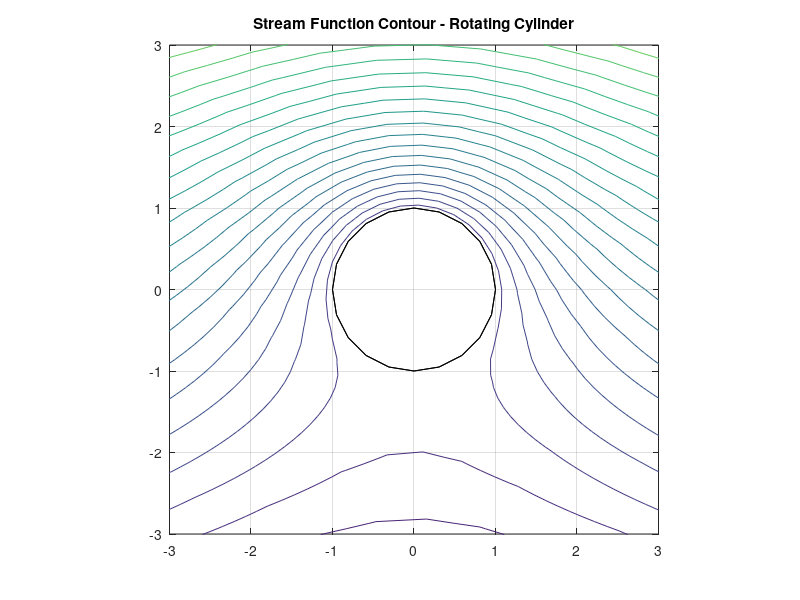
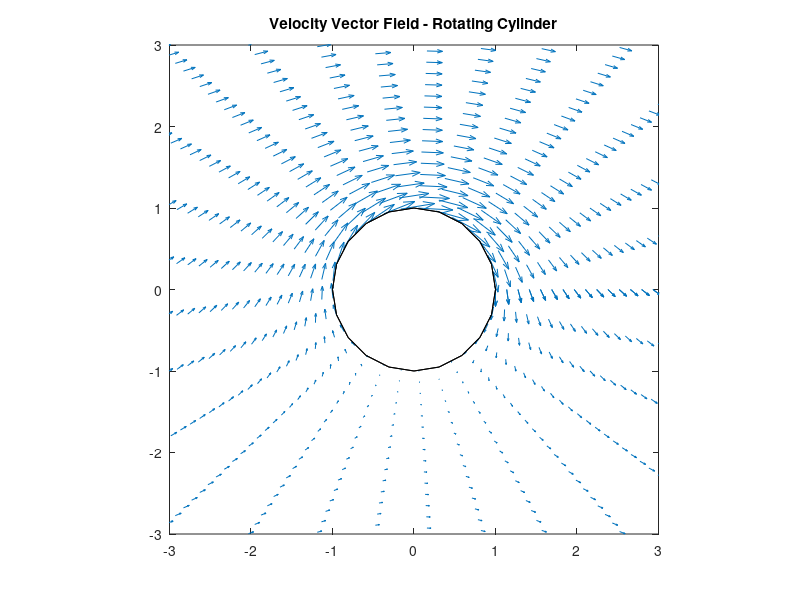
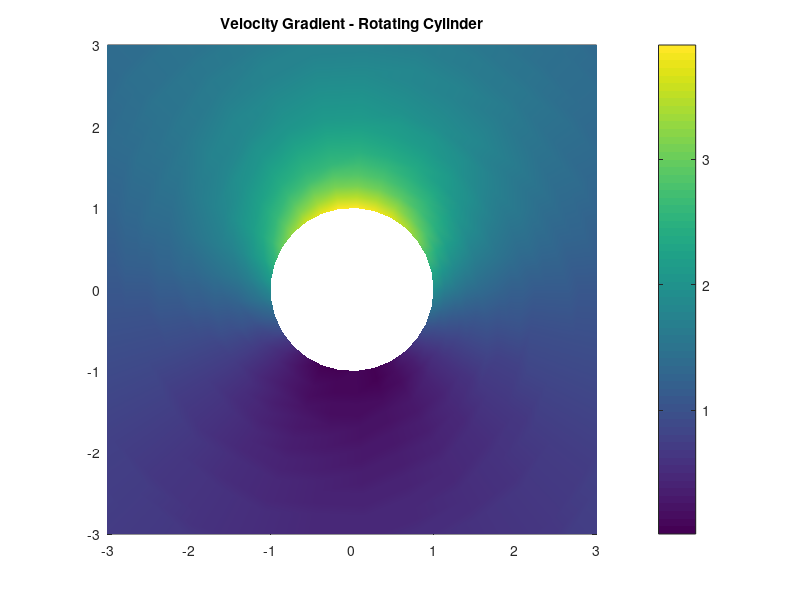
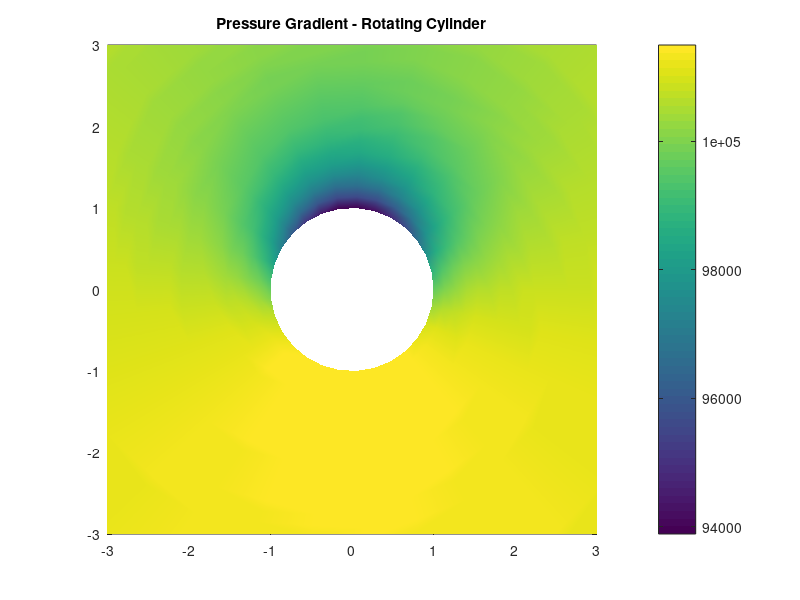

These figures' MATLAB source, in order:
% Clears and closes any information from previous runs
clear variables
close all

% Define all mathematical and physical parameters to be used

R = 1;                              % Radius of cylinder

U = 1;                              % Free stream velocity (m/s)

P = 101000;                         % Free stream pressure (Pa)

rho = 997;                          % Fluid density (kg/m^3)

Gamma = -12;                        % Circularity of flow

m = 30;                             % Increment of iteration

r = linspace(R, 5*R, m);            % Radial distance respective to center of cylinder

Theta = linspace(0,2*pi, m);        % Rotation from parallel of free stream velocity direction

% Pre-allocating dependant variables to blank mxm matricies (program performance only)

U_x = zeros(m,m);

U_y = zeros(m,m);

x = zeros(m,m);

y = zeros(m,m);

U_r = zeros(m,m);

U_t = zeros(m,m);

Pot_function = zeros(m,m);

Stream_function = zeros(m,m);

for i=1:m

    for j=1:m

        % Basic definitions for Cartesian representation of polar coordinates

        x(i,j) = r(i)*cos(Theta(j));
        
        y(i,j) = r(i)*sin(Theta(j));
        
        % Radial and tangential velocity components of rotating cylinder

        U_r(i,j) = U*(1-(R/r(i))^2)*cos(Theta(j));

        U_t(i,j) = -U*(1+(R/r(i))^2)*sin(Theta(j))+(Gamma/(2*pi*r(i)));

        % Cartesian conversion

        U_x(i,j) = -sin(Theta(j))*U_t(i,j)+cos(Theta(j))*U_r(i,j);

        U_y(i,j) = sin(Theta(j))*U_r(i,j)+cos(Theta(j))*U_t(i,j);

        % Velocity magnitude

        U_abs = sqrt((U_x).^2+(U_y).^2);

        % Definition of stream function for rotating cylinder

        Stream_function(i,j) = U*sin(Theta(j))*(r(i)-(R^2/r(i)))-(Gamma/(2*pi))*log(r(i)/R);

        % Pressure gradient

        p = (1/2)*rho*(U.^2-(U_abs).^2)+P;

    end

end


% Generates stream function plot
figure;
contour(x,y,Stream_function, m);
hold on
cylinder(R)
hold off
axis equal
grid on
title 'Stream Function Contour - Rotating Cylinder'
xlim([-3,3])
ylim([-3,3])

% Generates velocity field
figure;
quiver(x,y,U_x,U_y);
hold on
cylinder(R)
hold off
axis equal
title('Velocity Vector Field - Rotating Cylinder')
xlim([-3,3])
ylim([-3,3])

% Generates velocity graident plot
figure;
vmap = pcolor(x,y,U_abs);
set(vmap,'EdgeColor','none')
axis equal
grid off
xlim([-3,3])
ylim([-3,3])
colorbar
shading interp
title 'Velocity Gradient - Rotating Cylinder'

% Generates pressure gradient plot
figure;
pmap = pcolor(x,y,p);
set(pmap, 'EdgeColor','none')
axis equal
xlim([-3,3])
ylim([-3,3])
colorbar
shading interp
title 'Pressure Gradient - Rotating Cylinder'

% Generates layered stream function & velocity vector plot
figure;
contour(x,y,Stream_function, m);
hold on
quiver(x,y,U_x, U_y)
hold on
cylinder(R)
hold off
axis equal
axis tight
xlim([-3,3])
ylim([-3,3])
